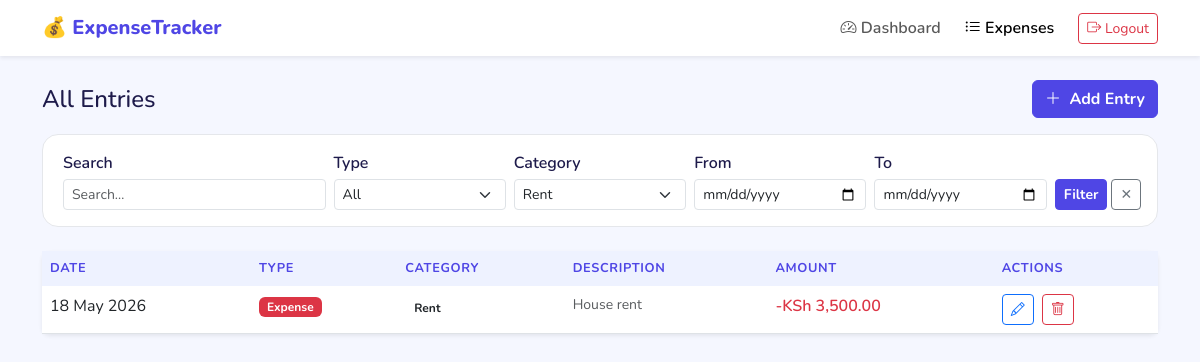
The page /pages/expenses.php?category=Rent (signed in) on the database its author committed.
### tables this page shows
CREATE TABLE IF NOT EXISTS expenses (
    id          INT AUTO_INCREMENT PRIMARY KEY,
    user_id     INT          NOT NULL,
    type        ENUM('income','expense') NOT NULL DEFAULT 'expense',
    amount      DECIMAL(10,2) NOT NULL,
    category    VARCHAR(50)  NOT NULL,
    description VARCHAR(255) DEFAULT '',
    entry_date  DATE         NOT NULL,
    created_at  DATETIME DEFAULT CURRENT_TIMESTAMP,

     
    FOREIGN KEY (user_id) REFERENCES users(id) ON DELETE CASCADE
);

### includes/auth.php (called while the page is built, shortened)
<?php
function sanitize($data) {
    return htmlspecialchars(trim($data), ENT_QUOTES, 'UTF-8');
}
?>

### pages/expenses.php (the view, shortened to what this page needs)
<?php
require_once '../includes/config.php';
require_once '../includes/auth.php';
$user_id = (int)$_SESSION['user_id'];
$filter_category   = trim($_GET['category']   ?? '');
$filter_date_from  = trim($_GET['date_from']   ?? '');
$filter_date_to    = trim($_GET['date_to']     ?? '');
$where   = "WHERE user_id = ?";
$params  = [$user_id];
$types   = 'i';
if ($filter_category !== '') {
    $where  .= " AND category = ?";
    $types  .= 's';
    $params[] = $filter_category;
}
$stmt = $conn->prepare("SELECT * FROM expenses $where ORDER BY entry_date DESC, id DESC");
if (!empty($params)) {
    $stmt->bind_param($types, ...$params);
}
$stmt->execute();
$entries = $stmt->get_result();
$income_categories  = ['Salary','Freelance','Business','Investment','Other'];
$expense_categories = ['Food','Transport','Rent','Shopping','Entertainment','Utilities','Healthcare','Other'];
$all_categories     = array_unique(array_merge($income_categories, $expense_categories));
?>
<!DOCTYPE html>
<html lang="en">
<head>
    <link href="https://cdn.jsdelivr.net/npm/bootstrap@5.3.0/dist/css/bootstrap.min.css" rel="stylesheet">
    <link href="https://cdn.jsdelivr.net/npm/bootstrap-icons@1.10.5/font/bootstrap-icons.css" rel="stylesheet">
    <link href="../css/style.css" rel="stylesheet">
</head>
<body>
<nav class="navbar navbar-expand-lg navbar-light bg-white shadow-sm">
    <div class="container">
        <a class="navbar-brand" href="dashboard.php">💰 <span>ExpenseTracker</span></a>
        <div class="collapse navbar-collapse" id="navMenu">
            <ul class="navbar-nav ms-auto align-items-lg-center gap-2">
                <li class="nav-item"><a class="nav-link fw-semibold" href="dashboard.php"><i class="bi bi-speedometer2"></i> Dashboard</a></li>
                <li class="nav-item"><a class="nav-link active fw-semibold" href="expenses.php"><i class="bi bi-list-ul"></i> Expenses</a></li>
                <li class="nav-item ms-lg-2"><a class="btn btn-outline-danger btn-sm" href="logout.php"><i class="bi bi-box-arrow-right"></i> Logout</a></li>
            </ul>
        </div>
    </div>
</nav>
<div class="container py-4">
    <div class="d-flex justify-content-between align-items-center mb-3 flex-wrap gap-2">
        <h4 class="fw-800 mb-0">All Entries</h4>
        <button class="btn btn-primary" data-bs-toggle="modal" data-bs-target="#addModal">
            <i class="bi bi-plus-lg me-1"></i> Add Entry
        </button>
    </div>
    <div class="filter-bar mb-4">
        <form method="GET" class="row g-2 align-items-end">
            <div class="col-sm-6 col-md-3">
                <label class="form-label form-label-sm fw-semibold mb-1">Search</label>
                <input type="text" id="search" class="form-control form-control-sm" placeholder="Search…">
            </div>
            <div class="col-6 col-md-2">
                <label class="form-label form-label-sm fw-semibold mb-1">Type</label>
                <select name="type" class="form-select form-select-sm">
                    <option value="">All</option>
                </select>
            </div>
            <div class="col-6 col-md-2">
                <label class="form-label form-label-sm fw-semibold mb-1">Category</label>
                <select name="category" class="form-select form-select-sm">
                    <?php foreach ($all_categories as $cat): ?>
                        <option value="<?= sanitize($cat) ?>" <?= $filter_category===$cat ? 'selected':'' ?>><?= sanitize($cat) ?></option>
                    <?php endforeach; ?>
                </select>
            </div>
            <div class="col-6 col-md-2">
                <label class="form-label form-label-sm fw-semibold mb-1">From</label>
                <input type="date" name="date_from" class="form-control form-control-sm" value="<?= sanitize($filter_date_from) ?>">
            </div>
            <div class="col-6 col-md-2">
                <label class="form-label form-label-sm fw-semibold mb-1">To</label>
                <input type="date" name="date_to" class="form-control form-control-sm" value="<?= sanitize($filter_date_to) ?>">
            </div>
            <div class="col-sm-6 col-md-1 d-flex gap-1">
                <button class="btn btn-primary btn-sm flex-fill">Filter</button>
                <a href="expenses.php" class="btn btn-outline-secondary btn-sm" title="Clear">✕</a>
            </div>
        </form>
    </div>
    <div class="card border-0 shadow-sm rounded-3">
        <div class="table-responsive">
            <table class="table table-hover mb-0" id="expenses-table">
                <thead>
                    <tr>
                        <th>Date</th>
                        <th>Type</th>
                        <th>Category</th>
                        <th class="hide-sm">Description</th>
                        <th>Amount</th>
                        <th>Actions</th>
                    </tr>
                </thead>
                <tbody>
                <?php if ($entries->num_rows === 0): ?>
                    <tr>
                        <td colspan="6" class="text-center text-muted py-4">
                            No entries found. <a href="#" data-bs-toggle="modal" data-bs-target="#addModal">Add your first one!</a>
                        </td>
                    </tr>
                <?php else: ?>
                    <?php while ($row = $entries->fetch_assoc()): ?>
                        <tr>
                            <td><?= date('d M Y', strtotime($row['entry_date'])) ?></td>
                            <td><span class="badge bg-<?= $row['type'] === 'income' ? 'success' : 'danger' ?>"><?= ucfirst($row['type']) ?></span></td>
                            <td><span class="cat-badge"><?= sanitize($row['category']) ?></span></td>
                            <td class="hide-sm text-muted small"><?= sanitize($row['description']) ?></td>
                            <td class="fw-semibold text-<?= $row['type']==='income' ? 'success' : 'danger' ?>">
                                <?= $row['type']==='income' ? '+' : '-' ?>KSh <?= number_format($row['amount'],2) ?>
                            </td>
                            <td>
                                <button class="btn btn-outline-primary btn-sm"
                                    onclick="openEditModal(
                                        <?= $row['id'] ?>,
                                        '<?= $row['type'] ?>',
                                        '<?= $row['amount'] ?>',
                                        '<?= sanitize($row['category']) ?>',
                                        '<?= addslashes(sanitize($row['description'])) ?>',
                                        '<?= $row['entry_date'] ?>'
                                    )">
                                    <i class="bi bi-pencil"></i>
                                </button>
                                <button class="btn btn-outline-danger btn-sm ms-1" onclick="confirmDelete(<?= $row['id'] ?>)">
                                    <i class="bi bi-trash"></i>
                                </button>
                            </td>
                        </tr>
                    <?php endwhile; ?>
                <?php endif; ?>
                </tbody>
            </table>
        </div>
    </div>
</div>
</body>
</html>

### css/style.css (style rules this page uses)
:root { --primary: #4f46e5; --primary-lt: #eef2ff; --success: #10b981; --danger: #ef4444; --warning: #f59e0b; --text-dark: #1e1b4b; --text-muted: #6b7280; --bg: #f5f7ff; --card-bg: #ffffff; --border: #e5e7eb; }
body { font-family: 'Nunito', sans-serif; background: var(--bg); color: var(--text-dark); min-height: 100vh; }
a { text-decoration: none; }
.navbar-brand span { font-weight: 800; color: var(--primary); }
.cat-badge { font-size: .75rem; font-weight: 700; padding: .3em .75em; border-radius: 2em; white-space: nowrap; }
.table thead th { background: var(--primary-lt); color: var(--primary); font-weight: 700; font-size: .8rem; text-transform: uppercase; letter-spacing: .05em; border: none; }
.btn-primary { background: var(--primary); border-color: var(--primary); font-weight: 700; }
.filter-bar { background: #fff; border: 1px solid var(--border); border-radius: 1rem; padding: 1rem 1.25rem; margin-bottom: 1.5rem; }

### rows shown on the page
expenses: entry_date "18 May 2026", type "Expense", category "Rent", description "House rent", amount "3,500.00"

### other values the page prints
form field category "Rent"
